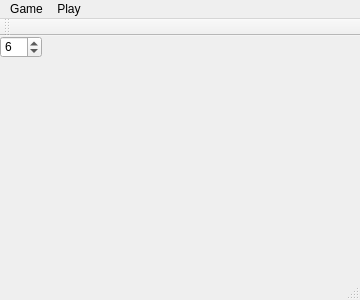
<?xml version="1.0" encoding="UTF-8"?>
<ui version="4.0">
 <class>tower</class>
 <widget class="QMainWindow" name="tower">
  <property name="geometry">
   <rect>
    <x>0</x>
    <y>0</y>
    <width>360</width>
    <height>300</height>
   </rect>
  </property>
  <property name="windowTitle">
   <string>tower</string>
  </property>
  <widget class="QWidget" name="centralWidget">
   <widget class="QPushButton" name="pushButton_0">
    <property name="geometry">
     <rect>
      <x>0</x>
      <y>0</y>
      <width>120</width>
      <height>240</height>
     </rect>
    </property>
    <property name="text">
     <string/>
    </property>
    <property name="flat">
     <bool>true</bool>
    </property>
   </widget>
   <widget class="QPushButton" name="pushButton_1">
    <property name="geometry">
     <rect>
      <x>120</x>
      <y>0</y>
      <width>120</width>
      <height>240</height>
     </rect>
    </property>
    <property name="text">
     <string/>
    </property>
    <property name="flat">
     <bool>true</bool>
    </property>
   </widget>
   <widget class="QPushButton" name="pushButton_2">
    <property name="geometry">
     <rect>
      <x>240</x>
      <y>0</y>
      <width>120</width>
      <height>240</height>
     </rect>
    </property>
    <property name="text">
     <string/>
    </property>
    <property name="flat">
     <bool>true</bool>
    </property>
   </widget>
   <widget class="QSpinBox" name="spinBox">
    <property name="geometry">
     <rect>
      <x>0</x>
      <y>0</y>
      <width>42</width>
      <height>22</height>
     </rect>
    </property>
    <property name="minimum">
     <number>1</number>
    </property>
    <property name="maximum">
     <number>9</number>
    </property>
    <property name="value">
     <number>6</number>
    </property>
   </widget>
  </widget>
  <widget class="QMenuBar" name="menuBar">
   <property name="geometry">
    <rect>
     <x>0</x>
     <y>0</y>
     <width>360</width>
     <height>21</height>
    </rect>
   </property>
   <widget class="QMenu" name="menuGame">
    <property name="title">
     <string>Game</string>
    </property>
    <addaction name="actionNew"/>
    <addaction name="actionSet_Disks"/>
    <addaction name="actionExit"/>
   </widget>
   <widget class="QMenu" name="menuPlay">
    <property name="title">
     <string>Play</string>
    </property>
    <addaction name="actionUndo"/>
    <addaction name="actionUndo_All"/>
    <addaction name="actionAuto_Play"/>
   </widget>
   <addaction name="menuGame"/>
   <addaction name="menuPlay"/>
  </widget>
  <widget class="QToolBar" name="mainToolBar">
   <attribute name="toolBarArea">
    <enum>TopToolBarArea</enum>
   </attribute>
   <attribute name="toolBarBreak">
    <bool>false</bool>
   </attribute>
  </widget>
  <widget class="QStatusBar" name="statusBar"/>
  <action name="actionNew">
   <property name="text">
    <string>&amp;New</string>
   </property>
  </action>
  <action name="actionSet_Disks">
   <property name="text">
    <string>&amp;Set Disks</string>
   </property>
  </action>
  <action name="actionExit">
   <property name="text">
    <string>&amp;Exit</string>
   </property>
  </action>
  <action name="actionUndo">
   <property name="text">
    <string>&amp;Undo</string>
   </property>
  </action>
  <action name="actionUndo_All">
   <property name="text">
    <string>&amp;Undo All</string>
   </property>
  </action>
  <action name="actionAuto_Play">
   <property name="text">
    <string>&amp;Auto Play</string>
   </property>
  </action>
 </widget>
 <layoutdefault spacing="6" margin="11"/>
 <resources/>
 <connections/>
</ui>
